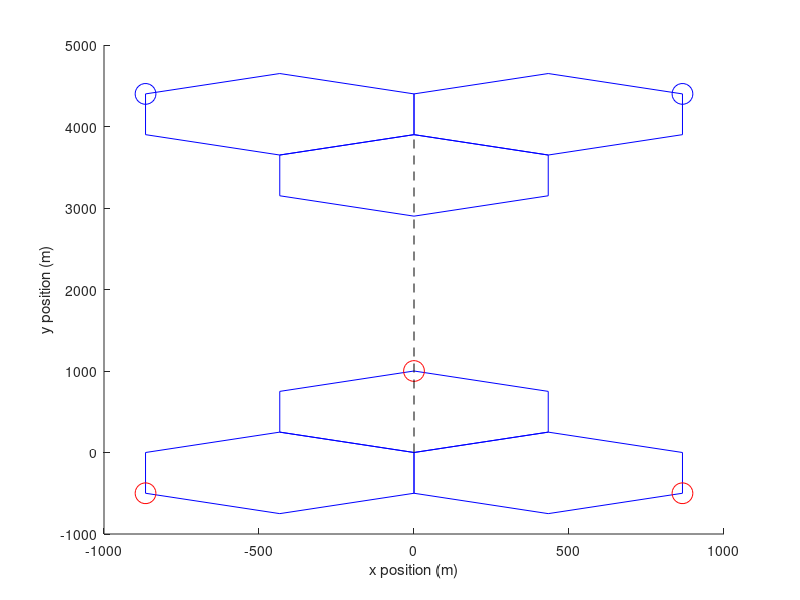

This figure's MATLAB source: (Note: this script raises an error after producing the figure.)
%Main function for simplified scenario 2
%Urban and co-channel
%PhiDistribution.m does not need to be run prior to executing this function

%***********
%to switch between free space and P1546 propagation 
%losses for terestrial UEs, 
%manualy comment/uncomment lines 164-169 & 203-208
%***********



%clear all stored values that may interphere
clear all

%start run timer
tic


fc=708000000; %center frequency (Hz)
lambda=299792458/fc; %wavelength (m)
bw=6000000; %bandwidth (Hz)
tilt=-3;  %mechanical downtilt (degrees)
SINR_target=10; %(dB)
L_feeder=-3; %(dB)
L_body=-4; %(dB)
UE_gain=-3; %(dBi)
L_entry=0; %(dB)
h_BSa=30; %BS antenna height (m)
h_BSb=30;  %BS antenna height (m)
h_UEb=1.5; %UE antenna height (m)
G_0=16; %BS antenna gain (dBi)
d_sep=3900; % (m) seperation distance between both networks
r_a=500; %cell radius (m)
n_a=1; %number of monte carlo runs
max_dBmUE=23; %max transmiting power of UEs (dBm)
min_dBmUE=-40; %min transmiting power of UEs (dBm)
nf=5; %noise figure (dB)





%Noise
noisefloor=10.*log10(1.380649e-23*290*bw*1000)+5;  %dBm
N=10.^(noisefloor./10); %mW


%Matrix for storing positions of hexagon corners
%so we can plot the outline later
%7 because there are 7 corner (first + last overlap)
%2 because x&y
%6 because we have two tri-sectors
outline=NaN(7,2,6);

%Interfering network A
%position and antenna orrientation of BS
BS_a1=[0,0,h_BSa;0,1,sin(pi*tilt/180)];
BS_a2=[0,0,h_BSa;0.866,-0.5,sin(pi*tilt/180)];
BS_a3=[0,0,h_BSa;-0.866,-0.5,sin(pi*tilt/180)];


%matrix for storing drone position in all sectors

UE_a=zeros(3,1,n_a);

UE_a(:,1,1)=[0,2*r_a,300];
UE_a(:,2,1)=[sqrt(3)*r_a,-1*r_a,300];
UE_a(:,3,1)=[-sqrt(3)*r_a,-1*r_a,300];

%outline(:,:,1)=[BS_a1(1,2)+r_a,BS_a1(1,1)]+[r_a,0;r_a/2,sqrt(3)*r_a/2;-r_a/2,sqrt(3)*r_a/2;-r_a,0;-r_a/2,-sqrt(3)*r_a/2;r_a/2,-sqrt(3)*r_a/2;r_a,0];
outline(:,:,1)=[BS_a1(1,2)-0.5*r_a,BS_a1(1,1)-sqrt(3)*r_a/2]+[r_a,0;r_a/2,sqrt(3)*r_a/2;-r_a/2,sqrt(3)*r_a/2;-r_a,0;-r_a/2,-sqrt(3)*r_a/2;r_a/2,-sqrt(3)*r_a/2;r_a,0];
outline(:,:,2)=[BS_a1(1,2)-0.5*r_a,BS_a1(1,1)+sqrt(3)*r_a/2]+[r_a,0;r_a/2,sqrt(3)*r_a/2;-r_a/2,sqrt(3)*r_a/2;-r_a,0;-r_a/2,-sqrt(3)*r_a/2;r_a/2,-sqrt(3)*r_a/2;r_a,0];
outline(:,:,3)=[BS_a1(1,2)+r_a,BS_a1(1,1)]+[r_a,0;r_a/2,sqrt(3)*r_a/2;-r_a/2,sqrt(3)*r_a/2;-r_a,0;-r_a/2,-sqrt(3)*r_a/2;r_a/2,-sqrt(3)*r_a/2;r_a,0];




%Victim Network B
%three BS antennas at same position and 120 deg spread
BS_b1=[0,d_sep,h_BSb;0,-1,sin(pi*tilt/180)]; %position and antenna orrientation base station
BS_b2=[0,d_sep,h_BSb;-0.866,0.5,sin(pi*tilt/180)];
BS_b3=[0,d_sep,h_BSb;0.866,0.5,sin(pi*tilt/180)];

UE_b=zeros(3,3,n_a);

%2 self intefering UEs (no UE in reference cell)
UE_b(:,2,1)=[-sqrt(3)*r_a+BS_b1(1,1),r_a+BS_b1(1,2),h_UEb];
UE_b(:,3,1)=[sqrt(3)*r_a+BS_b1(1,1),r_a+BS_b1(1,2),h_UEb];

outline(:,:,4)=[BS_b1(1,2)+0.5*r_a,BS_b1(1,1)-sqrt(3)*r_a/2]+[r_a,0;r_a/2,sqrt(3)*r_a/2;-r_a/2,sqrt(3)*r_a/2;-r_a,0;-r_a/2,-sqrt(3)*r_a/2;r_a/2,-sqrt(3)*r_a/2;r_a,0];
outline(:,:,5)=[BS_b1(1,2)+0.5*r_a,BS_b1(1,1)+sqrt(3)*r_a/2]+[r_a,0;r_a/2,sqrt(3)*r_a/2;-r_a/2,sqrt(3)*r_a/2;-r_a,0;-r_a/2,-sqrt(3)*r_a/2;r_a/2,-sqrt(3)*r_a/2;r_a,0];
outline(:,:,6)=[BS_b1(1,2)-r_a,BS_b1(1,1)]+[r_a,0;r_a/2,sqrt(3)*r_a/2;-r_a/2,sqrt(3)*r_a/2;-r_a,0;-r_a/2,-sqrt(3)*r_a/2;r_a/2,-sqrt(3)*r_a/2;r_a,0];


%Plotting hex outlines and UE positions
hold on
for i=1:6
    plot(outline(:,2,i),outline(:,1,i),'b')
    %plot(UE(1,i),UE(2,i),'k.')
    xlabel('x position (m)')
    ylabel('y position (m)')
end
plot(UE_a(1,:,1),UE_a(2,:,1),'ro','MarkerSize',15)
plot(UE_b(1,2,1),UE_b(2,2,1),'bo','MarkerSize',15)
plot(UE_b(1,3,1),UE_b(2,3,1),'bo','MarkerSize',15)
plot([BS_a1(1,1),BS_b1(1,1)],[BS_a1(1,2),BS_b1(1,2)],'k--')
%legend('victim network','victim network','aerial network','reference sector','Aerial UE','Terestrial UE','','seperation distance')
hold off


%count number of UE over or under tx power range
n_UEmaxA=0;
n_UEmaxB=0;
n_UEminA=0;
n_UEminB=0;

%WANTED SIGNAL
S_const=10.^((SINR_target+noisefloor)./10); %(mW)


I=zeros(1,n_a); %aggregate Interference power (mW)
I_self=zeros(1,n_a); %aggregate self interference power (mW)


for i=1:n_a


%Calculate amount of self interference

%note there are two sets of displacement vectors and angles
%UPPER CASE is wrt to reference cell BS
%lower case is wrt to own BS

%Displacement vector from UE to reference cell

%D1=[UE_b(1,1,i)-BS_b1(1,1),UE_b(2,1,i)-BS_b1(1,2),UE_b(3,1,i)-BS_b1(1,3)];
D2=[UE_b(1,2,i)-BS_b1(1,1),UE_b(2,2,i)-BS_b1(1,2),UE_b(3,2,i)-BS_b1(1,3)];
D3=[UE_b(1,3,i)-BS_b1(1,1),UE_b(2,3,i)-BS_b1(1,2),UE_b(3,3,i)-BS_b1(1,3)];

%angle between BS max gain vector and displacement vector in xy plane
PHI2b=180.*acos(dot(D2(1:2),BS_b1(2,1:2))./norm(D2(1:2)))./pi;
PHI3b=180.*acos(dot(D3(1:2),BS_b1(2,1:2))./norm(D3(1:2)))./pi;

%elevation angle
THETA2b=180.*acos(dot([norm(D2(1:2)),D2(3)],[cos(pi*tilt/180),sin(pi*tilt/180)])./norm(D2))./pi;
THETA3b=180.*acos(dot([norm(D3(1:2)),D3(3)],[cos(pi*tilt/180),sin(pi*tilt/180)])./norm(D3))./pi;

%displacement vector to own BS
%d1=[UE_b(1,1,i)-BS_b1(1,1),UE_a(2,1,i)-BS_a1(1,2),UE_a(3,1,i)-BS_a1(1,3)];
d2=[UE_b(1,2,i)-BS_b2(1,1),UE_b(2,2,i)-BS_b2(1,2),UE_b(3,2,i)-BS_b2(1,3)];
d3=[UE_b(1,3,i)-BS_b3(1,1),UE_b(2,3,i)-BS_b3(1,2),UE_b(3,3,i)-BS_b3(1,3)];

%angle between own BS max gain vector and displacement vector in xy plane
phi2b=180.*acos(dot(d2(1:2),BS_b2(2,1:2))./norm(d2(1:2)))./pi;
phi3b=180.*acos(dot(d3(1:2),BS_b3(2,1:2))./norm(d3(1:2)))./pi;

%elevation angle
theta2b=180.*acos(dot([norm(d2(1:2)),d2(3)],[cos(pi*tilt/180),sin(pi*tilt/180)])./norm(d2))./pi;
theta3b=180.*acos(dot([norm(d2(1:2)),d3(3)],[cos(pi*tilt/180),sin(pi*tilt/180)])./norm(d3))./pi;

%Antenna gain to own BS
AntGain_b2_b2=F1336(phi2b,theta2b,G_0);
AntGain_b3_b3=F1336(phi3b,theta3b,G_0);

%propagation loss to Own BS
%free space
%L_b2_b2=20.*log10(lambda./(4.*pi.*norm(d2)));
%L_b3_b3=20.*log10(lambda./(4.*pi.*norm(d3)));

%P1546
L_b2_b2=-P1546FieldStrMixed(708,50,h_UEb,h_BSb,0,'Suburban',norm(d2(1:2))./1000,'Land',0, 'q', 50, 'Ptx', 1, 'ha', h_UEb);
L_b3_b3=-P1546FieldStrMixed(708,50,h_UEb,h_BSb,0,'Suburban',norm(d2(1:2))./1000,'Land',0, 'q', 50, 'Ptx', 1, 'ha', h_UEb);


%I_dBmUE1=SINR_target+noisefloor-F1336V(UE_b(:,1,i),BS_b1(1,:),BS_b1(2,:),18)-20.*log10(lambda./(4.*pi.*norm(d1)+1e-3))-UE_gain;
I_dBmUE4=SINR_target+noisefloor-AntGain_b2_b2-L_b2_b2-UE_gain-L_feeder-L_body;
I_dBmUE5=SINR_target+noisefloor-AntGain_b3_b3-L_b3_b3-UE_gain-L_feeder-L_body;



if I_dBmUE4>max_dBmUE
    I_dBmUE4=max_dBmUE;
    n_UEmaxB=n_UEmaxB+1;
end
if I_dBmUE4<min_dBmUE
    I_dBmUE4=min_dBmUE;
    n_UEminB=n_UEminB+1;
end

if I_dBmUE5>max_dBmUE
    I_dBmUE5=max_dBmUE;
    n_UEmaxB=n_UEmaxB+1;
end
if I_dBmUE5<min_dBmUE
    I_dBmUE5=min_dBmUE;
    n_UEminB=n_UEminB+1;
end


%Antenna gain to reference BS
AntGain_b2_b1=F1336(PHI2b,THETA2b,G_0);
AntGain_b3_b1=F1336(PHI3b,THETA3b,G_0);

%propagation loss to reference BS
%free space
%L_b2_b1=20.*log10(lambda./(4.*pi.*norm(D2)));
%L_b3_b1=20.*log10(lambda./(4.*pi.*norm(D3)));

%P1546
L_b2_b1=-P1546FieldStrMixed(708,50,h_UEb,h_BSb,0,'Urban',norm(D2(1:2))./1000,'Land',0, 'q', 50, 'Ptx', 1, 'ha', h_UEb);
L_b3_b1=-P1546FieldStrMixed(708,50,h_UEb,h_BSb,0,'Urban',norm(D3(1:2))./1000,'Land',0, 'q', 50, 'Ptx', 1, 'ha', h_UEb);


I_self(i)=10.^((I_dBmUE4+AntGain_b2_b1+L_b2_b1+UE_gain+L_body+L_feeder)./10);
I_self(i)=I_self(i)+10.^((I_dBmUE5+AntGain_b3_b1+L_b3_b1+UE_gain+L_body+L_feeder)./10);






%Drone Interference


%calculate LOS displacement vector for each drone in the 3 sectors
%repeat for n_a runs
D1a=[UE_a(1,1,i)-BS_b1(1,1),UE_a(2,1,i)-BS_b1(1,2),UE_a(3,1,i)-BS_b1(1,3)];
D2a=[UE_a(1,2,i)-BS_b1(1,1),UE_a(2,2,i)-BS_b1(1,2),UE_a(3,2,i)-BS_b1(1,3)];
D3a=[UE_a(1,3,i)-BS_b1(1,1),UE_a(2,3,i)-BS_b1(1,2),UE_a(3,3,i)-BS_b1(1,3)];

%angle between BS max gain vector and displacement vector in xy plane
PHI1a=180.*acos(dot(D1a(1:2),BS_b1(2,1:2))./norm(D1a(1:2))./norm(BS_b1(2,1:2)))./pi;
PHI2a=180.*acos(dot(D2a(1:2),BS_b1(2,1:2))./norm(D2a(1:2))./norm(BS_b1(2,1:2)))./pi;
PHI3a=180.*acos(dot(D3a(1:2),BS_b1(2,1:2))./norm(D3a(1:2))./norm(BS_b1(2,1:2)))./pi;

%elevation angle
THETA1a=180.*acos(dot([norm(D1a(1:2)),D1a(3)],[cos(pi*tilt/180),sin(pi*tilt/180)])./norm(D1a))./pi;
THETA2a=180.*acos(dot([norm(D2a(1:2)),D2a(3)],[cos(pi*tilt/180),sin(pi*tilt/180)])./norm(D2a))./pi;
THETA3a=180.*acos(dot([norm(D3a(1:2)),D3a(3)],[cos(pi*tilt/180),sin(pi*tilt/180)])./norm(D3a))./pi;

d1a=[UE_a(1,1,i)-BS_a1(1,1),UE_a(2,1,i)-BS_a1(1,2),UE_a(3,1,i)-BS_a1(1,3)];
d2a=[UE_a(1,2,i)-BS_a1(1,1),UE_a(2,2,i)-BS_a1(1,2),UE_a(3,2,i)-BS_a1(1,3)];
d3a=[UE_a(1,3,i)-BS_a1(1,1),UE_a(2,3,i)-BS_a1(1,2),UE_a(3,3,i)-BS_a1(1,3)];

%angle between BS max gain vector and displacement vector in xy plane
phi1a=180.*acos(dot(d1a(1:2),BS_a1(2,1:2))./norm(d1a(1:2))./norm(BS_a1(2,1:2)))./pi;
phi2a=180.*acos(dot(d2a(1:2),BS_a2(2,1:2))./norm(d2a(1:2))./norm(BS_a2(2,1:2)))./pi;
phi3a=180.*acos(dot(d3a(1:2),BS_a3(2,1:2))./norm(d3a(1:2))./norm(BS_a3(2,1:2)))./pi;

%elevation angle
theta1a=180.*acos(dot([norm(d1a(1:2)),d1a(3)],[cos(pi*tilt/180),sin(pi*tilt/180)])./norm(d1a))./pi;
theta2a=180.*acos(dot([norm(d2a(1:2)),d2a(3)],[cos(pi*tilt/180),sin(pi*tilt/180)])./norm(d2a))./pi;
theta3a=180.*acos(dot([norm(d3a(1:2)),d3a(3)],[cos(pi*tilt/180),sin(pi*tilt/180)])./norm(d3a))./pi;

AntGain_a1_a1=F1336(phi1a,theta1a,G_0);
AntGain_a2_a2=F1336(phi2a,theta2a,G_0);
AntGain_a3_a3=F1336(phi3a,theta3a,G_0);

L_a1_a1=20.*log10(lambda./(4.*pi.*norm(d1a)));
L_a2_a2=20.*log10(lambda./(4.*pi.*norm(d2a)));
L_a3_a3=20.*log10(lambda./(4.*pi.*norm(d3a)));

I_dBmUE1=SINR_target+noisefloor-AntGain_a1_a1-L_a1_a1-UE_gain-L_feeder;
I_dBmUE2=SINR_target+noisefloor-AntGain_a2_a2-L_a2_a2-UE_gain-L_feeder;
I_dBmUE3=SINR_target+noisefloor-AntGain_a3_a3-L_a3_a3-UE_gain-L_feeder;

if I_dBmUE1>max_dBmUE
    I_dBmUE1=max_dBmUE;
    n_UEmaxA=n_UEmaxA+1;
end
if I_dBmUE1<min_dBmUE
    I_dBmUE1=min_dBmUE;
    n_UEminA=n_UEminA+1;
end
if I_dBmUE2>max_dBmUE
    I_dBmUE2=max_dBmUE;
    n_UEmaxA=n_UEmaxA+1;
end
if I_dBmUE2<min_dBmUE
    I_dBmUE2=min_dBmUE;
    n_UEminA=n_UEminA+1;
end

if I_dBmUE3>max_dBmUE
    I_dBmUE3=max_dBmUE;
    n_UEmaxA=n_UEmaxA+1;
end
if I_dBmUE3<min_dBmUE
    I_dBmUE3=min_dBmUE;
    n_UEminA=n_UEminA+1;
end

%Antenna gain to reference BS
AntGain_a1_b1=F1336(PHI1a,THETA1a,G_0);
AntGain_a2_b1=F1336(PHI2a,THETA2a,G_0);
AntGain_a3_b1=F1336(PHI3a,THETA3a,G_0);

%propagation loss to reference BS
L_a1_b1=20.*log10(lambda./(4.*pi.*norm(D1a)));
L_a2_b1=20.*log10(lambda./(4.*pi.*norm(D2a)));
L_a3_b1=20.*log10(lambda./(4.*pi.*norm(D3a)));

%Interference power
I(i)=10.^((I_dBmUE1+AntGain_a1_b1+L_a1_b1+UE_gain+L_feeder)./10); %(mW)
I(i)=I(i)+10.^((I_dBmUE2+AntGain_a2_b1+L_a2_b1+UE_gain+L_feeder)./10);
I(i)=I(i)+10.^((I_dBmUE3+AntGain_a3_b1+L_a3_b1+UE_gain+L_feeder)./10);
end



%Averaging over all n_a but in this case n_a=1
I_0=mean(I_self);

%Baseline SINR
SINR_0=S_const./(N+I_self);

%SINR with drone interference
SINR_const=S_const./(N+I_self+I);

%throughput (b/s)
throughput_0 = 0.4.*bw.*log2(1+SINR_0);
throughput = 0.4.*bw.*log2(1+SINR_const);

%throughput loss (%)
bitloss=100.*(log2(1+SINR_0)-log2(1+SINR_const))./(log2(1+SINR_0));

%average over all n_a
average_throughput_loss=mean(bitloss)


%end timer
toc
